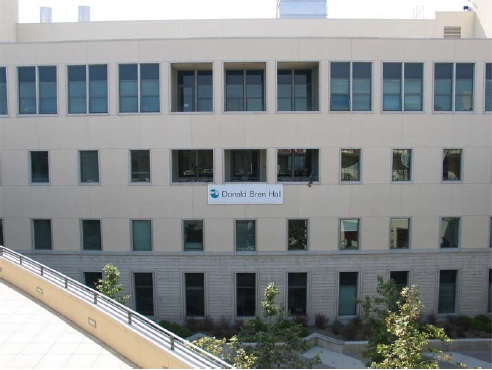
%> input picture clab2/Right.jpg, 492 x 370 px
$ octave clab2_task1.m   (GNU Octave 9; MATLAB toolbox functions it lacks are replaced by stand-ins)
%> lines starting %> are read from the running program, lines starting %| are printed output that depends on the picture
clc,clear;
%figure; my_harris('Right.jpg' );
%figure; my_harris('peppers.png' );
%figure; my_harris('Lenna.png' );
%figure; my_harris('mandm.png' );
img = imread('Right.jpg');      %read image
%> img is the input picture: size 370x492x3 uint8; mean R, G, B 137.5, 141.1, 141.3
img = im2double(img);           %covert image to double
%> img: size 370x492x3 double
img = rgb2gray(img);            %covert image to gray
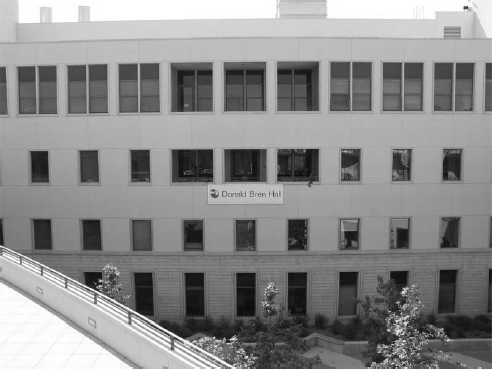
%> img: size 370x492 double; min 0.019, max 1, mean 0.549
c = corner(img);                %get the corner by bulitin function
%> c = 200 rows, first 12: [396 369; 465 8; 247 357; 468 8; 215 338; 403 292; 100 282; 231 368; 389 331; 398 335; 407 324; 250 369]
imshow(img);                    %show image
hold on
plot(c(:,1), c(:,2), 'r*');     %hold figure and map the corner
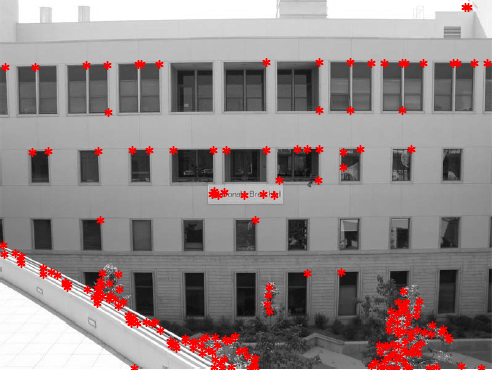
%> figure redrawn from the program's plot data

$ run again, with clab2/peppers.png saved as clab2/Right.jpg
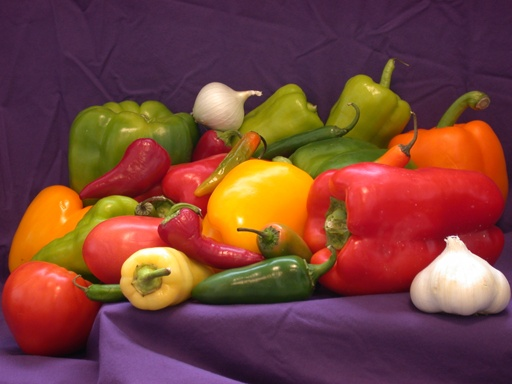
%> input picture clab2/peppers.png, 512 x 384 px
%> img is the input picture: size 384x512x3 uint8; mean R, G, B 120.7, 66.4, 57.7
%> `img = rgb2gray(img);`:
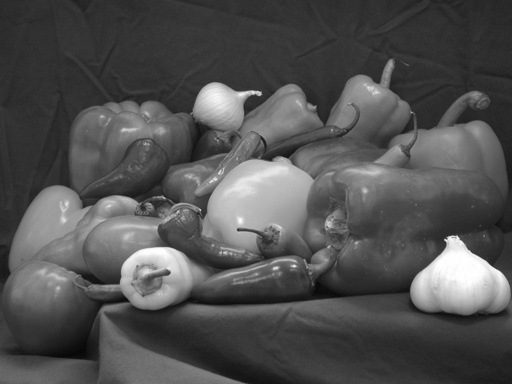
%> img: size 384x512 double; min 0.0271, max 1, mean 0.32
%> c = 88 rows, first 12: [446 240; 261 94; 458 237; 238 230; 201 211; 170 273; 296 267; 447 244; 256 95; 119 284; 461 240; 278 268]
%> `plot(c(:,1), c(:,2), 'r*');`:
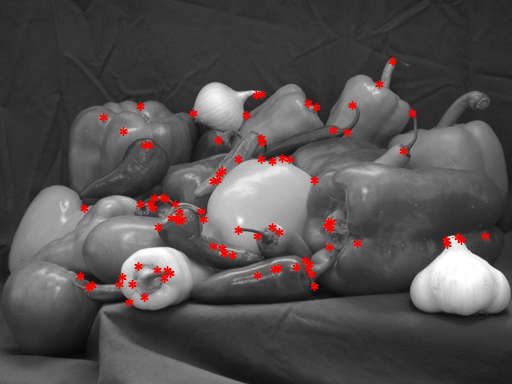
%> figure redrawn from the program's plot data

$ run again, with clab2/face0.jpg copied over clab2/Right.jpg
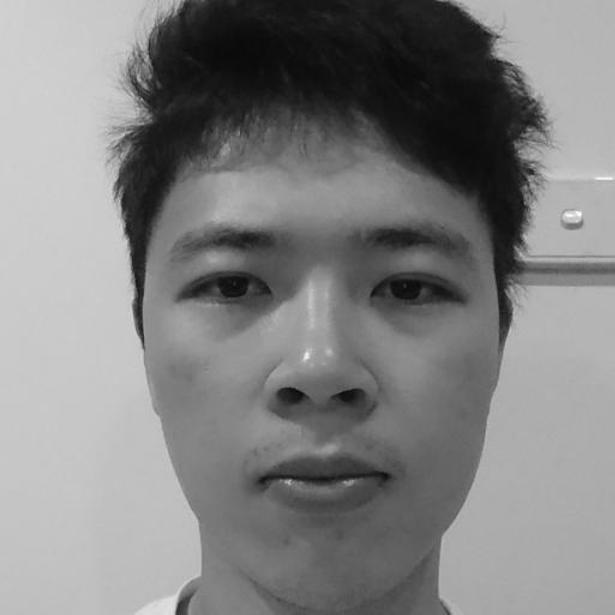
%> input picture clab2/face0.jpg, 615 x 615 px
%> img is the input picture: size 615x615 uint8; min 2, max 255, mean 129.6
%> img: size 615x615 double
%> c = 200 rows, first 12: [291 481; 142 99; 499 37; 534 174; 129 240; 525 204; 542 120; 126 234; 286 482; 140 82; 516 248; 121 199]
%> `plot(c(:,1), c(:,2), 'r*');`:
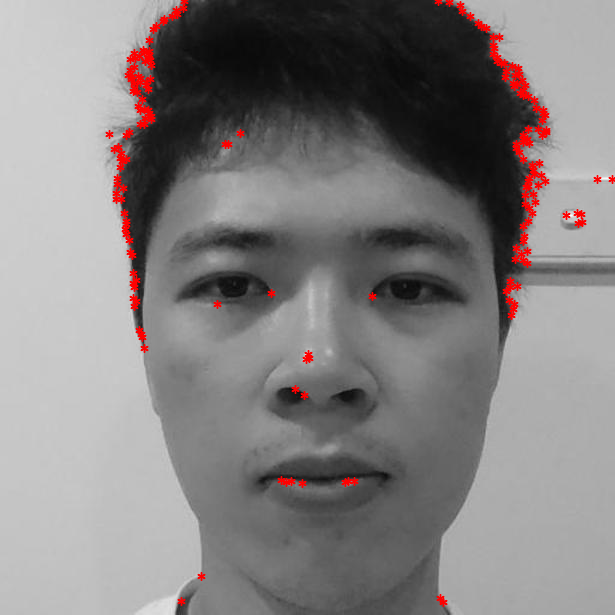
%> figure redrawn from the program's plot data
